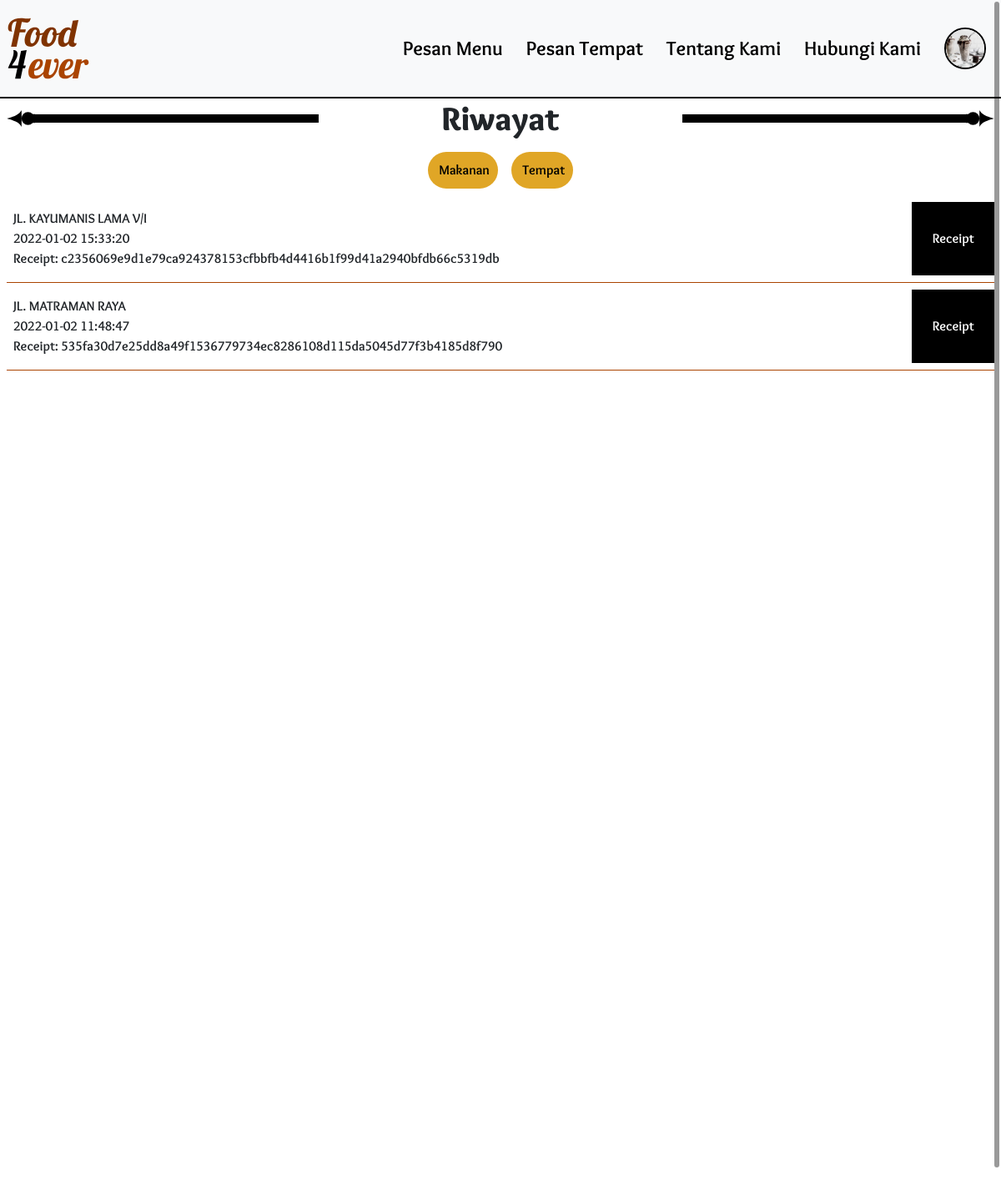
/history.php (signed in), run on the app's committed database.
### tables this page shows
CREATE TABLE IF NOT EXISTS `account_tb` (
  `id` int(255) NOT NULL AUTO_INCREMENT,
  `email` varchar(255) NOT NULL,
  `gambar_profil` varchar(255) DEFAULT 'no-photo.png',
  `password` varchar(255) NOT NULL,
  PRIMARY KEY (`id`),
  UNIQUE KEY `email` (`email`)
);

CREATE TABLE IF NOT EXISTS `purchase_history_tb` (
  `id` int(255) NOT NULL AUTO_INCREMENT,
  `receipt_code` varchar(255) NOT NULL,
  `tanggal_beli` datetime NOT NULL,
  `alamat` varchar(255) NOT NULL,
  `acc_id` int(255) NOT NULL,
  `filename` varchar(255) DEFAULT NULL,
  PRIMARY KEY (`id`)
);

### history.php (the view, shortened to what this page needs)
<?php
    include('_dbconfig/dbConfig.php');
?>
<!DOCTYPE html>
<html translate="no">
    <head>
        <?php include('_library/lib-include.php')?>
    </head>
    <body>
        <?php include('_framework/header.php') ?>
        <div style="min-height: 100vh;">
            <div class="d-flex justify-content-between align-items-center px-2">
                <div class="d-flex align-items-center">
                    <img src="administrator/img/style/arrow-left.svg"/>
                </div>
                <div class="flex-grow-1 d-flex align-items-center" style="height: 10px;">
                    <img src="administrator/img/style/line.svg" style="height:100%; width:100%; object-fit:cover"/>
                </div>
                <h1 class="text-center m-0 px-2 flex-grow-1">Riwayat</h1>
                <div class="flex-grow-1 d-flex align-items-center" style="height:10px;">
                    <img src="administrator/img/style/line.svg" style="height:100%; width:100%; object-fit:cover"/>
                </div>
                <div class="d-flex align-items-center">
                    <img src="administrator/img/style/arrow-right.svg"/>
                </div>
            </div>
            <div class="p-2">
                <div class="d-flex justify-content-center flex-wrap">
                    <span class="d-flex align-items-center p-2"><button id="makananBtn" class="clean-btn rounded-pill btn-style-1 p-2">&nbsp;Makanan</button></span>
                    <span class="d-flex align-items-center p-2"><button id="tempatBtn" class="clean-btn rounded-pill btn-style-1 p-2">&nbsp;Tempat</button></span>
                </div>
                <div id="contRiwayat">
                    <?php
                        $stmt = $db->prepare('SELECT * FROM purchase_history_tb WHERE acc_id=(SELECT id FROM account_tb WHERE SHA2(email, 256)=:email) ORDER BY tanggal_beli DESC ');
                        $stmt->bindParam(':email', $_SESSION['userID']);
                        $stmt->execute();
                        $purHistory = $stmt->fetchAll(PDO::FETCH_ASSOC);
                        if(count($purHistory)>0){
                            for($i=0;$i<count($purHistory);$i++){
                                echo'
                                <div class="d-flex py-2 flex-wrap align-items-stretch w-100" style="border-bottom:solid 1px #aa4400">
                                    <div class="d-flex flex-column p-2 col-12 col-sm-10 col-md-11">
                                        <div class="text-wrap text-break w-100">'.$purHistory[$i]['alamat'].'</div>
                                        <div class="text-truncate w-100">'.$purHistory[$i]['tanggal_beli'].'</div>
                                        <div class="text-truncate w-100 d-inline-block">Receipt: '.$purHistory[$i]['receipt_code'].'</div>
                                    </div>
                                    <a class="clean-btn btn-style-2 ft-white-1 p-2 receipt-btn flex-grow-1 col-12 col-sm-2 col-md-1 d-flex justify-content-center align-items-center" style="text-decoration:none; color:white !important" href="administrator/receipt/makanan/'.$purHistory[$i]['filename'].'" download>Receipt</a>
                                </div>
                                ';
                            }
                        }
                        else{
                            echo 'Tidak ada riwayat pembelian.';
                        }
                    ?>
                </div>
            </div>
        </div>
    </body>
</html>

### _framework/header.php (shortened to what this page needs)
<header>
    <div class="m-0 p-1 bg-light w-100 d-flex align-items-stretch flex-column flex-md-row justify-content-between" style="border-bottom: 2px black solid;">
        <button class="p-1 header-home-btn" id="homeBtn"><img class="img-fluid" src="administrator/img/logo/food4Ever_logo_colored_detail.svg" style="max-width: 150px; min-width:100px; width:auto"/></button>
        <div class="d-lg-flex d-none align-items-stretch w-100 justify-content-end">
            <ul class="header-list d-flex justify-content-end w-100 h-100 align-items-stretch">
                <li class="px-2">
                    <button class="h-100 pesanMenuBtn">Pesan Menu</button>
                </li>
                <li class="px-2">
                    <button class="h-100 pesanTempatBtn">Pesan Tempat</button>
                </li>
                <li class="px-2">
                    <button class="h-100 aboutUsBtn">Tentang Kami</button>
                </li>
                <li class="px-2">
                    <button class="h-100 calllUsBtn">Hubungi Kami</button>
                </li>
                <li class="px-2">
                    <button class="foto-profil-btn-hor h-100 d-flex align-items-center <?php
                        if(isset($_SESSION['userID'])){
                            echo'profilBtn';
                        }
                        else{
                            echo 'loginBtn';
                        }
                    ?>"><?php
                            if(isset($_SESSION['userID'])){
                                $stmt = $db->prepare('SELECT gambar_profil FROM account_tb WHERE SHA2(email, 256)=:email');
                                $stmt->bindParam(':email', $_SESSION['userID']);
                                $stmt->execute();
                                $gambarProfil = $stmt->fetch(PDO::FETCH_ASSOC);
                                echo '<img class="rounded-circle" id="fotoProfilHor" src="administrator/img/profil/'.$gambarProfil['gambar_profil'].'?dummy='.filemtime(dirname(__FILE__).'/../administrator/img/profil/'.$gambarProfil['gambar_profil']).'"/>';
                            }
                            else{
                                echo'Login';
                            }
                    ?></button>
                </li>
            </ul>
        </div>
    </div>
</header>

### _library/css/common.css (style rules this page uses)
* { box-sizing:border-box; font-family: Overlock; font-weight: bold; }
html { scroll-behavior: smooth; }
ul, li { list-style: none; margin:0; padding: 0; }
a:link { color: rgba(160,110,73,1); }
.ft-white-1 { color: white; }
.btn-style-1 { background-color: #e0a626 !important; color: black; }
.btn-style-2 { background-color: black !important; color: white; }
.clean-btn { outline: none; background-color: transparent; border: solid 2px transparent; }

### _library/css/header.css (style rules this page uses)
.header-home-btn { width: 100%; border: none; outline: none; cursor: pointer; background-color: transparent; }
.header-list { list-style-type: none; padding: 0; margin: 0; height: 100%; }
.header-list li button { font-size: 1.5rem; outline: none; border: none; background-color: inherit; font-family: Overlock; font-weight: bold; }
#fotoProfilHor { width: 50px; height: 50px; z-index: 1; object-fit:cover; border: solid 2px black !important; }
@media screen and (min-width: 992px) { .header-home-btn { width: auto; } }

### _library/OverlayScrollbars-master/css/OverlayScrollbars.css (style rules this page uses)
html.os-html, html.os-html > .os-host { display: block; overflow: hidden; box-sizing: border-box; height: 100% !important; width: 100% !important; min-width: 100% !important; min-height: 100% !important; margin: 0 !important; position: absolute !important; }
.os-host, .os-host-textarea { position: relative; overflow: visible !important; -webkit-box-orient: vertical; -webkit-box-direction: normal; -ms-flex-direction: column; flex-direction: column; -ms-flex-wrap: nowrap; flex-wrap: nowrap; -webkit-box-pack: start; -ms-flex-pack: start; justify-content: flex-start; -ms-flex-line-pack: start; align-content: flex-start; -webkit-box-align: start; -ms-flex-align: start; -ms-grid-row-align: flex-start; align-items: flex-start; }
.os-host-overflow { overflow: hidden !important; }

### data on the page
account_tb: gambar_profil (placeholder picture)
purchase_history_tb: alamat "JL. KAYUMANIS LAMA V/I", tanggal_beli "2022-01-02 15:33:20", receipt_code "c2356069e9d1e79ca924378153cfbbfb4d4416b1f99d41a2940bfdb66c5319db"
purchase_history_tb: alamat "JL. MATRAMAN RAYA", tanggal_beli "2022-01-02 11:48:47", receipt_code "535fa30d7e25dd8a49f1536779734ec8286108d115da5045d77f3b4185d8f790"
